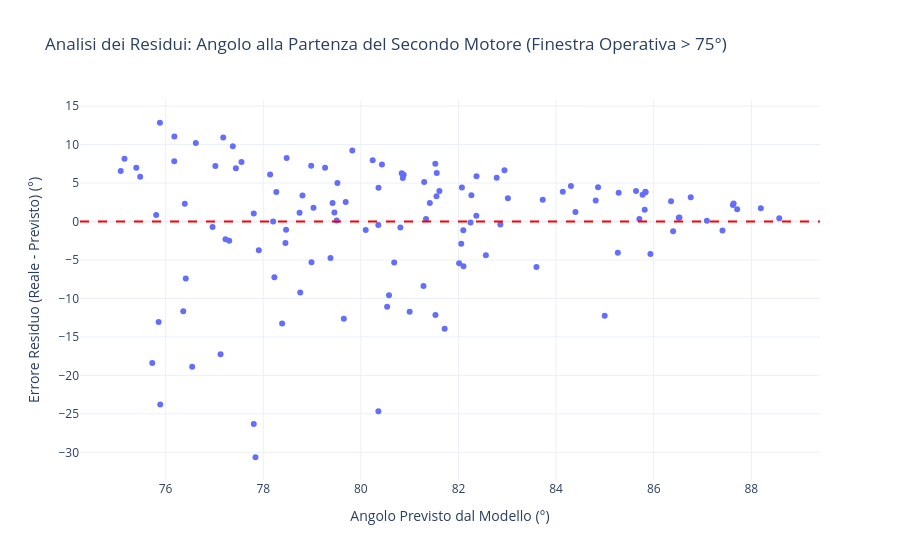

Write notebook code for a chart like this one.
### Code cell
#ANALISI DEI RESIDUI PER IL MODELLO DI PREVISIONE DELL'ANGOLO
maschera = prev_ang > valore_maschera

reale_ang_filtrato = y2[maschera]
prev_ang_filtrato = prev_ang[maschera]

residui_ang = reale_ang_filtrato - prev_ang_filtrato
df_residui = pd.DataFrame({
    'Reale': reale_ang_filtrato,
    'Previsto': prev_ang_filtrato,
    'Residuo': residui_ang})

fig = px.scatter(
    df_residui, 
    x='Previsto', 
    y='Residuo',
    title='Analisi dei Residui: Angolo alla Partenza del Secondo Motore (Finestra Operativa > 75°)',
    labels={
        'Previsto': 'Angolo Previsto dal Modello (°)', 
        'Residuo': 'Errore Residuo (Reale - Previsto) (°)'
    },
    template='plotly_white',
    hover_data=['Reale'])

fig.add_hline(y=0, line_dash="dash", line_color="red", line_width=2)
fig.show()

### Figure 1 — Plotly figure (JSON) as saved in the notebook; plotly's stock layout.template omitted (floating-point values rounded to 4 significant figures)
{"data": [{"customdata": [[88.09], [64.7], [87.24], [57.66], [69.54], [76.59], [83.3], [86.94], [75.35], [59.87], [55.7], [79.17], [85.29], [84.0], [51.5], [79.91], [77.69], [79.65], [78.2], [80.02], [85.57], [88.02], [74.93], [89.26], [82.17], [81.67], [77.4], [87.16], [69.01], [74.65], [89.03], [73.7], [78.85], [89.9], [88.25], [86.5], [84.25], [82.1], [67.0], [89.78], [81.66], [89.06], [62.8], [89.98], [76.3], [87.05], [84.26], [72.76], [75.66], [47.2], [69.38], [76.64], [79.87], [89.0], [86.74], [84.75], [87.87], [76.25], [86.24], [81.29], [87.0], [86.25], [83.82], [80.64], [84.51], [89.3], [87.54], [86.24], [78.17], [89.6], [89.3], [74.8], [89.6], [86.04], [81.81], [69.46], [69.26], [67.77], [84.37], [57.33], [82.23], [83.1], [86.5], [88.22], [80.83], [86.57], [52.1], [86.44], [70.98], [85.64], [87.84], [82.12], [84.84], [81.71], [88.48], [85.14], [89.91], [70.98], [80.95], [85.68], [65.12], [72.9], [89.01], [89.69], [86.03], [82.38], [78.7], [82.46], [89.64], [86.81], [87.1], [89.01], [88.91], [81.19], [79.01], [87.33], [74.17], [87.2], [88.72]], "hovertemplate": "Angolo Previsto dal Modello (°)=%{x}<br>Errore Residuo (Reale - Previsto) (°)=%{y}<br>Reale=%{customdata[0]}<extra></extra>", "legendgroup": "", "marker": {"color": "#636efa", "symbol": "circle"}, "mode": "markers", "name": "", "orientation": "v", "showlegend": false, "type": "scatter", "x": [77.18, 76.36, 76.18, 76.54, 78.76, 82.01, 75.16, 80.88, 80.68, 77.13, 80.36, 82.06, 77.55, 76.18, 77.81, 80.36, 83.6, 79.51, 78.2, 80.81, 81.61, 84.14, 77.23, 85.77, 78.8, 81.33, 78.47, 77.38, 76.41, 79.38, 81.53, 78.99, 77.81, 86.76, 82.37, 80.86, 77.02, 78.27, 79.65, 87.62, 75.08, 79.82, 75.86, 87.64, 82.1, 86.53, 78.14, 85.0, 78.45, 77.84, 81.53, 75.81, 78.74, 86.35, 78.48, 80.36, 81.56, 76.96, 79.27, 75.48, 86.51, 87.41, 81.41, 79.46, 79.52, 87.71, 84.81, 78.98, 82.56, 85.64, 84.86, 77.3, 82.94, 83.01, 79.42, 80.54, 81.0, 81.72, 77.44, 75.73, 79.69, 82.37, 82.07, 80.24, 79.03, 83.73, 75.89, 81.3, 80.58, 84.4, 80.43, 82.25, 81.55, 85.93, 82.78, 86.4, 88.19, 78.23, 82.1, 82.26, 78.39, 81.28, 88.57, 85.83, 85.71, 75.4, 76.39, 82.86, 85.83, 76.62, 80.84, 85.28, 84.3, 85.26, 80.1, 85.81, 77.91, 87.09, 75.88], "xaxis": "x", "y": [10.91, -11.66, 11.06, -18.88, -9.218, -5.423, 8.142, 6.063, -5.333, -17.26, -24.66, -2.887, 7.736, 7.823, -26.31, -0.4476, -5.907, 0.145, -0.002933, -0.7893, 3.961, 3.883, -2.297, 3.489, 3.366, 0.3355, -1.068, 9.783, -7.403, -4.728, 7.505, -5.289, 1.044, 3.142, 5.881, 5.64, 7.231, 3.833, -12.65, 2.158, 6.579, 9.235, -13.06, 2.344, -5.802, 0.5236, 6.119, -12.24, -2.794, -30.64, -12.15, 0.8333, 1.126, 2.645, 8.26, 4.389, 6.315, -0.7113, 6.973, 5.811, 0.4867, -1.159, 2.407, 1.182, 4.991, 1.59, 2.729, 7.257, -4.391, 3.963, 4.441, -2.502, 6.658, 3.028, 2.39, -11.08, -11.74, -13.95, 6.931, -18.4, 2.541, 0.7346, 4.431, 7.978, 1.8, 2.844, -23.79, 5.143, -9.596, 1.244, 7.408, -0.126, 3.291, -4.222, 5.697, -1.257, 1.716, -7.248, -1.148, 3.416, -13.27, -8.384, 0.4388, 3.861, 0.3245, 6.981, 2.308, -0.3977, 3.808, 10.19, 6.263, 3.728, 4.606, -4.074, -1.089, 1.515, -3.739, 0.1109, 12.84], "yaxis": "y"}], "layout": {"legend": {"tracegroupgap": 0}, "shapes": [{"line": {"color": "red", "dash": "dash", "width": 2}, "type": "line", "x0": 0, "x1": 1, "xref": "x domain", "y0": 0, "y1": 0, "yref": "y"}], "title": {"text": "Analisi dei Residui: Angolo alla Partenza del Secondo Motore (Finestra Operativa > 75°)"}, "xaxis": {"anchor": "y", "domain": [0, 1], "title": {"text": "Angolo Previsto dal Modello (°)"}}, "yaxis": {"anchor": "x", "domain": [0, 1], "title": {"text": "Errore Residuo (Reale - Previsto) (°)"}}}}
